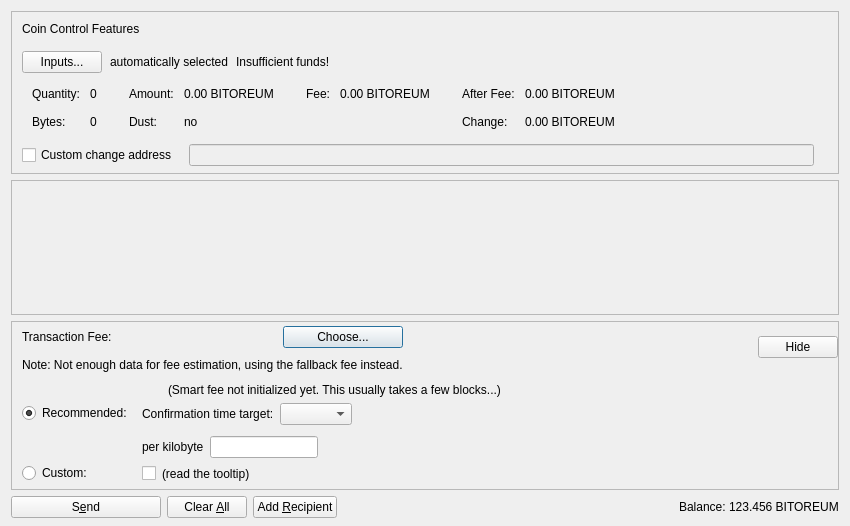
<?xml version="1.0" encoding="UTF-8"?>
<ui version="4.0">
 <class>SendCoinsDialog</class>
 <widget class="QDialog" name="SendCoinsDialog">
  <property name="geometry">
   <rect>
    <x>0</x>
    <y>0</y>
    <width>850</width>
    <height>526</height>
   </rect>
  </property>
  <property name="windowTitle">
   <string>Send Coins</string>
  </property>
  <layout class="QVBoxLayout" name="verticalLayout" stretch="0,1,0,0">
   <property name="bottomMargin">
    <number>8</number>
   </property>
   <item>
    <widget class="QFrame" name="frameCoinControl">
     <property name="sizePolicy">
      <sizepolicy hsizetype="Expanding" vsizetype="Expanding">
       <horstretch>0</horstretch>
       <verstretch>0</verstretch>
      </sizepolicy>
     </property>
     <property name="maximumSize">
      <size>
       <width>16777215</width>
       <height>16777215</height>
      </size>
     </property>
     <property name="frameShape">
      <enum>QFrame::StyledPanel</enum>
     </property>
     <property name="frameShadow">
      <enum>QFrame::Sunken</enum>
     </property>
     <layout class="QVBoxLayout" name="verticalLayoutCoinControl2">
      <property name="spacing">
       <number>0</number>
      </property>
      <property name="leftMargin">
       <number>0</number>
      </property>
      <property name="topMargin">
       <number>0</number>
      </property>
      <property name="rightMargin">
       <number>0</number>
      </property>
      <property name="bottomMargin">
       <number>6</number>
      </property>
      <item>
       <layout class="QVBoxLayout" name="verticalLayoutCoinControl" stretch="0,0,0,0,1">
        <property name="spacing">
         <number>0</number>
        </property>
        <property name="leftMargin">
         <number>10</number>
        </property>
        <property name="topMargin">
         <number>10</number>
        </property>
        <item>
         <layout class="QHBoxLayout" name="horizontalLayoutCoinControl1">
          <property name="bottomMargin">
           <number>15</number>
          </property>
          <item>
           <widget class="QLabel" name="labelCoinControlFeatures">
            <property name="sizePolicy">
             <sizepolicy hsizetype="Preferred" vsizetype="Maximum">
              <horstretch>0</horstretch>
              <verstretch>0</verstretch>
             </sizepolicy>
            </property>
            <property name="text">
             <string>Coin Control Features</string>
            </property>
           </widget>
          </item>
         </layout>
        </item>
        <item>
         <layout class="QHBoxLayout" name="horizontalLayoutCoinControl2" stretch="0,0,0,0">
          <property name="spacing">
           <number>8</number>
          </property>
          <property name="bottomMargin">
           <number>10</number>
          </property>
          <item>
           <widget class="QPushButton" name="pushButtonCoinControl">
            <property name="styleSheet">
             <string notr="true"/>
            </property>
            <property name="text">
             <string>Inputs...</string>
            </property>
            <property name="autoDefault">
             <bool>false</bool>
            </property>
           </widget>
          </item>
          <item>
           <widget class="QLabel" name="labelCoinControlAutomaticallySelected">
            <property name="text">
             <string>automatically selected</string>
            </property>
            <property name="margin">
             <number>5</number>
            </property>
           </widget>
          </item>
          <item>
           <widget class="QLabel" name="labelCoinControlInsuffFunds">
            <property name="text">
             <string>Insufficient funds!</string>
            </property>
            <property name="margin">
             <number>5</number>
            </property>
           </widget>
          </item>
          <item>
           <spacer name="horizontalSpacerCoinControl">
            <property name="orientation">
             <enum>Qt::Horizontal</enum>
            </property>
            <property name="sizeHint" stdset="0">
             <size>
              <width>40</width>
              <height>1</height>
             </size>
            </property>
           </spacer>
          </item>
         </layout>
        </item>
        <item>
         <widget class="QWidget" name="widgetCoinControl" native="true">
          <property name="sizePolicy">
           <sizepolicy hsizetype="Preferred" vsizetype="Preferred">
            <horstretch>0</horstretch>
            <verstretch>0</verstretch>
           </sizepolicy>
          </property>
          <property name="minimumSize">
           <size>
            <width>0</width>
            <height>0</height>
           </size>
          </property>
          <property name="styleSheet">
           <string notr="true"/>
          </property>
          <layout class="QHBoxLayout" name="horizontalLayoutCoinControl5">
           <property name="leftMargin">
            <number>0</number>
           </property>
           <property name="topMargin">
            <number>0</number>
           </property>
           <property name="rightMargin">
            <number>0</number>
           </property>
           <property name="bottomMargin">
            <number>0</number>
           </property>
           <item>
            <layout class="QHBoxLayout" name="horizontalLayoutCoinControl3" stretch="0,0,0,1">
             <property name="spacing">
              <number>20</number>
             </property>
             <property name="topMargin">
              <number>0</number>
             </property>
             <property name="bottomMargin">
              <number>10</number>
             </property>
             <item>
              <layout class="QFormLayout" name="formLayoutCoinControl1">
               <property name="horizontalSpacing">
                <number>10</number>
               </property>
               <property name="verticalSpacing">
                <number>14</number>
               </property>
               <property name="leftMargin">
                <number>10</number>
               </property>
               <property name="topMargin">
                <number>4</number>
               </property>
               <property name="rightMargin">
                <number>6</number>
               </property>
               <item row="0" column="0">
                <widget class="QLabel" name="labelCoinControlQuantityText">
                 <property name="text">
                  <string>Quantity:</string>
                 </property>
                 <property name="margin">
                  <number>0</number>
                 </property>
                </widget>
               </item>
               <item row="0" column="1">
                <widget class="QLabel" name="labelCoinControlQuantity">
                 <property name="cursor">
                  <cursorShape>IBeamCursor</cursorShape>
                 </property>
                 <property name="contextMenuPolicy">
                  <enum>Qt::ActionsContextMenu</enum>
                 </property>
                 <property name="text">
                  <string notr="true">0</string>
                 </property>
                 <property name="margin">
                  <number>0</number>
                 </property>
                 <property name="textInteractionFlags">
                  <set>Qt::LinksAccessibleByMouse|Qt::TextSelectableByKeyboard|Qt::TextSelectableByMouse</set>
                 </property>
                </widget>
               </item>
               <item row="1" column="0">
                <widget class="QLabel" name="labelCoinControlBytesText">
                 <property name="text">
                  <string>Bytes:</string>
                 </property>
                </widget>
               </item>
               <item row="1" column="1">
                <widget class="QLabel" name="labelCoinControlBytes">
                 <property name="cursor">
                  <cursorShape>IBeamCursor</cursorShape>
                 </property>
                 <property name="contextMenuPolicy">
                  <enum>Qt::ActionsContextMenu</enum>
                 </property>
                 <property name="text">
                  <string notr="true">0</string>
                 </property>
                 <property name="textInteractionFlags">
                  <set>Qt::LinksAccessibleByMouse|Qt::TextSelectableByKeyboard|Qt::TextSelectableByMouse</set>
                 </property>
                </widget>
               </item>
              </layout>
             </item>
             <item>
              <layout class="QFormLayout" name="formLayoutCoinControl2">
               <property name="horizontalSpacing">
                <number>10</number>
               </property>
               <property name="verticalSpacing">
                <number>14</number>
               </property>
               <property name="leftMargin">
                <number>6</number>
               </property>
               <property name="topMargin">
                <number>4</number>
               </property>
               <property name="rightMargin">
                <number>6</number>
               </property>
               <item row="0" column="0">
                <widget class="QLabel" name="labelCoinControlAmountText">
                 <property name="text">
                  <string>Amount:</string>
                 </property>
                 <property name="margin">
                  <number>0</number>
                 </property>
                </widget>
               </item>
               <item row="0" column="1">
                <widget class="QLabel" name="labelCoinControlAmount">
                 <property name="cursor">
                  <cursorShape>IBeamCursor</cursorShape>
                 </property>
                 <property name="contextMenuPolicy">
                  <enum>Qt::ActionsContextMenu</enum>
                 </property>
                 <property name="text">
                  <string notr="true">0.00 BITOREUM</string>
                 </property>
                 <property name="textInteractionFlags">
                  <set>Qt::LinksAccessibleByMouse|Qt::TextSelectableByKeyboard|Qt::TextSelectableByMouse</set>
                 </property>
                </widget>
               </item>
               <item row="1" column="0">
                <widget class="QLabel" name="labelCoinControlLowOutputText">
                 <property name="text">
                  <string>Dust:</string>
                 </property>
                </widget>
               </item>
               <item row="1" column="1">
                <widget class="QLabel" name="labelCoinControlLowOutput">
                 <property name="cursor">
                  <cursorShape>IBeamCursor</cursorShape>
                 </property>
                 <property name="contextMenuPolicy">
                  <enum>Qt::ActionsContextMenu</enum>
                 </property>
                 <property name="text">
                  <string notr="true">no</string>
                 </property>
                 <property name="textInteractionFlags">
                  <set>Qt::LinksAccessibleByMouse|Qt::TextSelectableByKeyboard|Qt::TextSelectableByMouse</set>
                 </property>
                </widget>
               </item>
              </layout>
             </item>
             <item>
              <layout class="QFormLayout" name="formLayoutCoinControl3">
               <property name="horizontalSpacing">
                <number>10</number>
               </property>
               <property name="verticalSpacing">
                <number>14</number>
               </property>
               <property name="leftMargin">
                <number>6</number>
               </property>
               <property name="topMargin">
                <number>4</number>
               </property>
               <property name="rightMargin">
                <number>6</number>
               </property>
               <item row="0" column="0">
                <widget class="QLabel" name="labelCoinControlFeeText">
                 <property name="text">
                  <string>Fee:</string>
                 </property>
                 <property name="margin">
                  <number>0</number>
                 </property>
                </widget>
               </item>
               <item row="0" column="1">
                <widget class="QLabel" name="labelCoinControlFee">
                 <property name="cursor">
                  <cursorShape>IBeamCursor</cursorShape>
                 </property>
                 <property name="contextMenuPolicy">
                  <enum>Qt::ActionsContextMenu</enum>
                 </property>
                 <property name="text">
                  <string notr="true">0.00 BITOREUM</string>
                 </property>
                 <property name="textInteractionFlags">
                  <set>Qt::LinksAccessibleByMouse|Qt::TextSelectableByKeyboard|Qt::TextSelectableByMouse</set>
                 </property>
                </widget>
               </item>
              </layout>
             </item>
             <item>
              <layout class="QFormLayout" name="formLayoutCoinControl4">
               <property name="horizontalSpacing">
                <number>10</number>
               </property>
               <property name="verticalSpacing">
                <number>14</number>
               </property>
               <property name="leftMargin">
                <number>6</number>
               </property>
               <property name="topMargin">
                <number>4</number>
               </property>
               <property name="rightMargin">
                <number>6</number>
               </property>
               <item row="0" column="0">
                <widget class="QLabel" name="labelCoinControlAfterFeeText">
                 <property name="text">
                  <string>After Fee:</string>
                 </property>
                 <property name="margin">
                  <number>0</number>
                 </property>
                </widget>
               </item>
               <item row="0" column="1">
                <widget class="QLabel" name="labelCoinControlAfterFee">
                 <property name="cursor">
                  <cursorShape>IBeamCursor</cursorShape>
                 </property>
                 <property name="contextMenuPolicy">
                  <enum>Qt::ActionsContextMenu</enum>
                 </property>
                 <property name="text">
                  <string notr="true">0.00 BITOREUM</string>
                 </property>
                 <property name="textInteractionFlags">
                  <set>Qt::LinksAccessibleByMouse|Qt::TextSelectableByKeyboard|Qt::TextSelectableByMouse</set>
                 </property>
                </widget>
               </item>
               <item row="1" column="0">
                <widget class="QLabel" name="labelCoinControlChangeText">
                 <property name="text">
                  <string>Change:</string>
                 </property>
                </widget>
               </item>
               <item row="1" column="1">
                <widget class="QLabel" name="labelCoinControlChange">
                 <property name="cursor">
                  <cursorShape>IBeamCursor</cursorShape>
                 </property>
                 <property name="contextMenuPolicy">
                  <enum>Qt::ActionsContextMenu</enum>
                 </property>
                 <property name="text">
                  <string notr="true">0.00 BITOREUM</string>
                 </property>
                 <property name="textInteractionFlags">
                  <set>Qt::LinksAccessibleByMouse|Qt::TextSelectableByKeyboard|Qt::TextSelectableByMouse</set>
                 </property>
                </widget>
               </item>
              </layout>
             </item>
            </layout>
           </item>
          </layout>
         </widget>
        </item>
        <item>
         <layout class="QHBoxLayout" name="horizontalLayoutCoinControl4" stretch="0,0,0">
          <property name="spacing">
           <number>12</number>
          </property>
          <property name="sizeConstraint">
           <enum>QLayout::SetDefaultConstraint</enum>
          </property>
          <property name="topMargin">
           <number>5</number>
          </property>
          <property name="rightMargin">
           <number>5</number>
          </property>
          <item>
           <widget class="QCheckBox" name="checkBoxCoinControlChange">
            <property name="toolTip">
             <string>If this is activated, but the change address is empty or invalid, change will be sent to a newly generated address.</string>
            </property>
            <property name="text">
             <string>Custom change address</string>
            </property>
           </widget>
          </item>
          <item>
           <widget class="QValidatedLineEdit" name="lineEditCoinControlChange">
            <property name="enabled">
             <bool>false</bool>
            </property>
            <property name="sizePolicy">
             <sizepolicy hsizetype="Expanding" vsizetype="Fixed">
              <horstretch>0</horstretch>
              <verstretch>0</verstretch>
             </sizepolicy>
            </property>
           </widget>
          </item>
          <item>
           <widget class="QLabel" name="labelCoinControlChangeLabel">
            <property name="sizePolicy">
             <sizepolicy hsizetype="Preferred" vsizetype="Expanding">
              <horstretch>0</horstretch>
              <verstretch>0</verstretch>
             </sizepolicy>
            </property>
            <property name="minimumSize">
             <size>
              <width>0</width>
              <height>0</height>
             </size>
            </property>
            <property name="text">
             <string/>
            </property>
            <property name="margin">
             <number>3</number>
            </property>
           </widget>
          </item>
         </layout>
        </item>
        <item>
         <spacer name="verticalSpacerCoinControl">
          <property name="orientation">
           <enum>Qt::Vertical</enum>
          </property>
          <property name="sizeHint" stdset="0">
           <size>
            <width>800</width>
            <height>1</height>
           </size>
          </property>
         </spacer>
        </item>
       </layout>
      </item>
     </layout>
    </widget>
   </item>
   <item>
    <widget class="QScrollArea" name="scrollArea">
     <property name="widgetResizable">
      <bool>true</bool>
     </property>
     <widget class="QWidget" name="scrollAreaWidgetContents">
      <property name="geometry">
       <rect>
        <x>0</x>
        <y>0</y>
        <width>830</width>
        <height>104</height>
       </rect>
      </property>
      <layout class="QVBoxLayout" name="verticalLayout_2" stretch="0,1">
       <property name="leftMargin">
        <number>0</number>
       </property>
       <property name="topMargin">
        <number>0</number>
       </property>
       <property name="rightMargin">
        <number>0</number>
       </property>
       <property name="bottomMargin">
        <number>0</number>
       </property>
       <item>
        <layout class="QVBoxLayout" name="entries">
         <property name="spacing">
          <number>6</number>
         </property>
        </layout>
       </item>
       <item>
        <spacer name="verticalSpacer">
         <property name="orientation">
          <enum>Qt::Vertical</enum>
         </property>
         <property name="sizeHint" stdset="0">
          <size>
           <width>20</width>
           <height>40</height>
          </size>
         </property>
        </spacer>
       </item>
      </layout>
     </widget>
    </widget>
   </item>
   <item>
    <widget class="QFrame" name="frameFee">
     <property name="sizePolicy">
      <sizepolicy hsizetype="Expanding" vsizetype="Expanding">
       <horstretch>0</horstretch>
       <verstretch>0</verstretch>
      </sizepolicy>
     </property>
     <property name="maximumSize">
      <size>
       <width>16777215</width>
       <height>16777215</height>
      </size>
     </property>
     <property name="frameShape">
      <enum>QFrame::StyledPanel</enum>
     </property>
     <property name="frameShadow">
      <enum>QFrame::Sunken</enum>
     </property>
     <layout class="QVBoxLayout" name="verticalLayoutFee1">
      <property name="spacing">
       <number>0</number>
      </property>
      <property name="leftMargin">
       <number>0</number>
      </property>
      <property name="topMargin">
       <number>0</number>
      </property>
      <property name="rightMargin">
       <number>0</number>
      </property>
      <property name="bottomMargin">
       <number>0</number>
      </property>
      <item>
       <layout class="QVBoxLayout" name="verticalLayoutFee2" stretch="0,0,0">
        <property name="spacing">
         <number>0</number>
        </property>
        <property name="leftMargin">
         <number>10</number>
        </property>
        <property name="topMargin">
         <number>0</number>
        </property>
        <item>
         <layout class="QHBoxLayout" name="horizontalLayoutFee1">
          <property name="bottomMargin">
           <number>0</number>
          </property>
          <item>
           <layout class="QVBoxLayout" name="verticalLayoutFee7">
            <property name="spacing">
             <number>0</number>
            </property>
            <item>
             <spacer name="verticalSpacerSmartFee">
              <property name="orientation">
               <enum>Qt::Vertical</enum>
              </property>
              <property name="sizeType">
               <enum>QSizePolicy::Fixed</enum>
              </property>
              <property name="sizeHint" stdset="0">
               <size>
                <width>1</width>
                <height>4</height>
               </size>
              </property>
             </spacer>
            </item>
            <item>
             <layout class="QHBoxLayout" name="horizontalLayoutSmartFee">
              <property name="spacing">
               <number>10</number>
              </property>
              <item>
               <widget class="QLabel" name="labelFeeHeadline">
                <property name="sizePolicy">
                 <sizepolicy hsizetype="Preferred" vsizetype="Maximum">
                  <horstretch>0</horstretch>
                  <verstretch>0</verstretch>
                 </sizepolicy>
                </property>
                <property name="text">
                 <string>Transaction Fee:</string>
                </property>
               </widget>
              </item>
              <item>
               <widget class="QLabel" name="labelFeeMinimized">
                <property name="text">
                 <string/>
                </property>
               </widget>
              </item>
              <item>
               <widget class="QPushButton" name="buttonChooseFee">
                <property name="text">
                 <string>Choose...</string>
                </property>
               </widget>
              </item>
             </layout>
            </item>
            <item>
             <spacer name="verticalSpacer_7">
              <property name="orientation">
               <enum>Qt::Vertical</enum>
              </property>
              <property name="sizeHint" stdset="0">
               <size>
                <width>1</width>
                <height>10</height>
               </size>
              </property>
             </spacer>
            </item>
            <item>
             <widget class="QLabel" name="fallbackFeeWarningLabel">
              <property name="toolTip">
               <string>Using the fallbackfee can result in sending a transaction that will take several hours or days (or never) to confirm. Consider choosing your fee manually or wait until you have validated the complete chain.</string>
              </property>
              <property name="text">
               <string>Note: Not enough data for fee estimation, using the fallback fee instead.</string>
              </property>
              <property name="wordWrap">
               <bool>false</bool>
              </property>
             </widget>
            </item>
            <item>
             <spacer name="verticalSpacer_5">
              <property name="orientation">
               <enum>Qt::Vertical</enum>
              </property>
              <property name="sizeHint" stdset="0">
               <size>
                <width>1</width>
                <height>1</height>
               </size>
              </property>
             </spacer>
            </item>
           </layout>
          </item>
          <item>
           <spacer name="horizontalSpacer_4">
            <property name="orientation">
             <enum>Qt::Horizontal</enum>
            </property>
            <property name="sizeHint" stdset="0">
             <size>
              <width>1</width>
              <height>1</height>
             </size>
            </property>
           </spacer>
          </item>
          <item>
           <widget class="QPushButton" name="buttonMinimizeFee">
            <property name="toolTip">
             <string>collapse fee-settings</string>
            </property>
            <property name="text">
             <string>Hide</string>
            </property>
           </widget>
          </item>
         </layout>
        </item>
        <item>
         <widget class="QFrame" name="frameFeeSelection">
          <layout class="QVBoxLayout" name="verticalLayoutFee12">
           <property name="spacing">
            <number>0</number>
           </property>
           <property name="leftMargin">
            <number>0</number>
           </property>
           <property name="topMargin">
            <number>0</number>
           </property>
           <property name="rightMargin">
            <number>0</number>
           </property>
           <property name="bottomMargin">
            <number>0</number>
           </property>
           <item>
            <layout class="QGridLayout" name="gridLayoutFee">
             <property name="topMargin">
              <number>10</number>
             </property>
             <property name="bottomMargin">
              <number>4</number>
             </property>
             <property name="horizontalSpacing">
              <number>10</number>
             </property>
             <property name="verticalSpacing">
              <number>4</number>
             </property>
             <item row="1" column="1">
              <layout class="QVBoxLayout" name="verticalLayoutFee8">
               <property name="spacing">
                <number>6</number>
               </property>
               <property name="topMargin">
                <number>3</number>
               </property>
               <item>
                <layout class="QHBoxLayout" name="horizontalLayoutFee13" stretch="0,0,1">
                 <item>
                  <widget class="QLabel" name="labelCustomPerKilobyte">
                   <property name="toolTip">
                    <string>If the custom fee is set to 1000 ruffs and the transaction is only 250 bytes, then &quot;per kilobyte&quot; only pays 250 ruffs in fee,&lt;br /&gt;while &quot;at least&quot; pays 1000 ruffs. For transactions bigger than a kilobyte both pay by kilobyte.</string>
                   </property>
                   <property name="text">
                    <string>per kilobyte</string>
                   </property>
                  </widget>
                 </item>
                 <item>
                  <widget class="BitcoinAmountField" name="customFee"/>
                 </item>
                 <item>
                  <spacer name="horizontalSpacer_6">
                   <property name="orientation">
                    <enum>Qt::Horizontal</enum>
                   </property>
                   <property name="sizeHint" stdset="0">
                    <size>
                     <width>1</width>
                     <height>1</height>
                    </size>
                   </property>
                  </spacer>
                 </item>
                </layout>
               </item>
               <item>
                <layout class="QHBoxLayout" name="horizontalLayoutFee8">
                 <item>
                  <widget class="QCheckBox" name="checkBoxMinimumFee">
                   <property name="toolTip">
                    <string>Paying only the minimum fee is just fine as long as there is less transaction volume than space in the blocks.&lt;br /&gt;But be aware that this can end up in a never confirming transaction once there is more demand for bitoreum transactions than the network can process.</string>
                   </property>
                   <property name="text">
                    <string/>
                   </property>
                  </widget>
                 </item>
                 <item>
                  <widget class="QLabel" name="labelMinFeeWarning">
                   <property name="enabled">
                    <bool>true</bool>
                   </property>
                   <property name="toolTip">
                    <string>Paying only the minimum fee is just fine as long as there is less transaction volume than space in the blocks.&lt;br /&gt;But be aware that this can end up in a never confirming transaction once there is more demand for bitoreum transactions than the network can process.</string>
                   </property>
                   <property name="text">
                    <string>(read the tooltip)</string>
                   </property>
                   <property name="margin">
                    <number>5</number>
                   </property>
                  </widget>
                 </item>
                 <item>
                  <spacer name="horizontalSpacer_2">
                   <property name="orientation">
                    <enum>Qt::Horizontal</enum>
                   </property>
                   <property name="sizeHint" stdset="0">
                    <size>
                     <width>1</width>
                     <height>1</height>
                    </size>
                   </property>
                  </spacer>
                 </item>
                </layout>
               </item>
              </layout>
             </item>
             <item row="0" column="0">
              <layout class="QVBoxLayout" name="verticalLayoutFee4" stretch="0,1">
               <property name="topMargin">
                <number>20</number>
               </property>
               <property name="bottomMargin">
                <number>3</number>
               </property>
               <item>
                <widget class="QRadioButton" name="radioSmartFee">
                 <property name="text">
                  <string>Recommended:</string>
                 </property>
                 <property name="checked">
                  <bool>true</bool>
                 </property>
                 <attribute name="buttonGroup">
                  <string notr="true">groupFee</string>
                 </attribute>
                </widget>
               </item>
               <item>
                <spacer name="verticalSpacer_2">
                 <property name="orientation">
                  <enum>Qt::Vertical</enum>
                 </property>
                 <property name="sizeHint" stdset="0">
                  <size>
                   <width>1</width>
                   <height>1</height>
                  </size>
                 </property>
                </spacer>
               </item>
              </layout>
             </item>
             <item row="1" column="0">
              <layout class="QVBoxLayout" name="verticalLayoutFee9" stretch="0,1">
               <property name="topMargin">
                <number>30</number>
               </property>
               <item>
                <widget class="QRadioButton" name="radioCustomFee">
                 <property name="text">
                  <string>Custom:</string>
                 </property>
                 <attribute name="buttonGroup">
                  <string notr="true">groupFee</string>
                 </attribute>
                </widget>
               </item>
               <item>
                <spacer name="verticalSpacer_6">
                 <property name="orientation">
                  <enum>Qt::Vertical</enum>
                 </property>
                 <property name="sizeHint" stdset="0">
                  <size>
                   <width>1</width>
                   <height>1</height>
                  </size>
                 </property>
                </spacer>
               </item>
              </layout>
             </item>
             <item row="0" column="1">
              <layout class="QVBoxLayout" name="verticalLayoutFee3" stretch="0,0,1">
               <property name="spacing">
                <number>6</number>
               </property>
               <property name="topMargin">
                <number>0</number>
               </property>
               <property name="bottomMargin">
                <number>3</number>
               </property>
               <item>
                <layout class="QHBoxLayout" name="horizontalLayoutFee12">
                 <item>
                  <widget class="QLabel" name="labelSmartFee">
                   <property name="text">
                    <string/>
                   </property>
                   <property name="margin">
                    <number>2</number>
                   </property>
                  </widget>
                 </item>
                 <item>
                  <widget class="QLabel" name="labelFeeEstimation">
                   <property name="text">
                    <string/>
                   </property>
                  </widget>
                 </item>
                 <item>
                  <widget class="QLabel" name="labelSmartFee2">
                   <property name="text">
                    <string>(Smart fee not initialized yet. This usually takes a few blocks...)</string>
                   </property>
                   <property name="margin">
                    <number>2</number>
                   </property>
                  </widget>
                 </item>
                 <item>
                  <spacer name="horizontalSpacer_5">
                   <property name="orientation">
                    <enum>Qt::Horizontal</enum>
                   </property>
                   <property name="sizeHint" stdset="0">
                    <size>
                     <width>1</width>
                     <height>1</height>
                    </size>
                   </property>
                  </spacer>
                 </item>
                </layout>
               </item>
               <item>
                <layout class="QHBoxLayout" name="horizontalLayoutFee9">
                 <item>
                  <layout class="QVBoxLayout" name="verticalLayoutFee6">
                   <item>
                    <widget class="QLabel" name="labelSmartFee3">
                     <property name="text">
                      <string>Confirmation time target:</string>
                     </property>
                     <property name="margin">
                      <number>2</number>
                     </property>
                    </widget>
                   </item>
                  </layout>
                 </item>
                 <item>
                  <layout class="QVBoxLayout" name="verticalLayoutFee5">
                   <property name="rightMargin">
                    <number>30</number>
                   </property>
                   <item>
                    <layout class="QHBoxLayout" name="horizontalLayoutConfTarget">
                     <property name="bottomMargin">
                      <number>0</number>
                     </property>
                     <item>
                      <widget class="QComboBox" name="confTargetSelector"/>
                     </item>
                     <item>
                      <spacer name="horizontalSpacerConfTarget">
                       <property name="orientation">
                        <enum>Qt::Horizontal</enum>
                       </property>
                       <property name="sizeHint" stdset="0">
                        <size>
                         <width>40</width>
                         <height>20</height>
                        </size>
                       </property>
                      </spacer>
                     </item>
                    </layout>
                   </item>
                  </layout>
                 </item>
                </layout>
               </item>
               <item>
                <spacer name="verticalSpacer_4">
                 <property name="orientation">
                  <enum>Qt::Vertical</enum>
                 </property>
                 <property name="sizeHint" stdset="0">
                  <size>
                   <width>1</width>
                   <height>1</height>
                  </size>
                 </property>
                </spacer>
               </item>
              </layout>
             </item>
            </layout>
           </item>
          </layout>
         </widget>
        </item>
        <item>
         <spacer name="verticalSpacerFee">
          <property name="orientation">
           <enum>Qt::Vertical</enum>
          </property>
          <property name="sizeHint" stdset="0">
           <size>
            <width>800</width>
            <height>1</height>
           </size>
          </property>
         </spacer>
        </item>
       </layout>
      </item>
     </layout>
    </widget>
   </item>
   <item>
    <layout class="QHBoxLayout" name="horizontalLayout">
     <item>
      <widget class="QPushButton" name="sendButton">
       <property name="minimumSize">
        <size>
         <width>150</width>
         <height>0</height>
        </size>
       </property>
       <property name="toolTip">
        <string>Confirm the send action</string>
       </property>
       <property name="text">
        <string>S&amp;end</string>
       </property>
       <property name="autoDefault">
        <bool>false</bool>
       </property>
       <property name="default">
        <bool>false</bool>
       </property>
      </widget>
     </item>
     <item>
      <widget class="QPushButton" name="clearButton">
       <property name="sizePolicy">
        <sizepolicy hsizetype="Minimum" vsizetype="Fixed">
         <horstretch>0</horstretch>
         <verstretch>0</verstretch>
        </sizepolicy>
       </property>
       <property name="toolTip">
        <string>Clear all fields of the form.</string>
       </property>
       <property name="text">
        <string>Clear &amp;All</string>
       </property>
       <property name="autoDefault">
        <bool>false</bool>
       </property>
      </widget>
     </item>
     <item>
      <widget class="QPushButton" name="addButton">
       <property name="toolTip">
        <string>Send to multiple recipients at once</string>
       </property>
       <property name="text">
        <string>Add &amp;Recipient</string>
       </property>
       <property name="autoDefault">
        <bool>false</bool>
       </property>
      </widget>
     </item>
     <item>
      <spacer name="horizontalSpacer">
       <property name="orientation">
        <enum>Qt::Horizontal</enum>
       </property>
       <property name="sizeHint" stdset="0">
        <size>
         <width>40</width>
         <height>20</height>
        </size>
       </property>
      </spacer>
     </item>
     <item>
      <layout class="QHBoxLayout" name="horizontalLayout_2">
       <property name="spacing">
        <number>3</number>
       </property>
       <item>
        <widget class="QLabel" name="labelBalanceText">
         <property name="text">
          <string>Balance:</string>
         </property>
        </widget>
       </item>
       <item>
        <widget class="QLabel" name="labelBalance">
         <property name="sizePolicy">
          <sizepolicy hsizetype="Preferred" vsizetype="Preferred">
           <horstretch>0</horstretch>
           <verstretch>0</verstretch>
          </sizepolicy>
         </property>
         <property name="cursor">
          <cursorShape>IBeamCursor</cursorShape>
         </property>
         <property name="text">
          <string notr="true">123.456 BITOREUM</string>
         </property>
         <property name="textInteractionFlags">
          <set>Qt::LinksAccessibleByMouse|Qt::TextSelectableByKeyboard|Qt::TextSelectableByMouse</set>
         </property>
        </widget>
       </item>
      </layout>
     </item>
    </layout>
   </item>
  </layout>
 </widget>
 <customwidgets>
  <customwidget>
   <class>QValidatedLineEdit</class>
   <extends>QLineEdit</extends>
   <header>qt/qvalidatedlineedit.h</header>
  </customwidget>
  <customwidget>
   <class>BitcoinAmountField</class>
   <extends>QLineEdit</extends>
   <header>qt/bitcoinamountfield.h</header>
   <container>1</container>
  </customwidget>
 </customwidgets>
 <resources>
  <include location="../bitoreum.qrc"/>
 </resources>
 <connections/>
 <buttongroups>
  <buttongroup name="groupFee"/>
 </buttongroups>
</ui>
